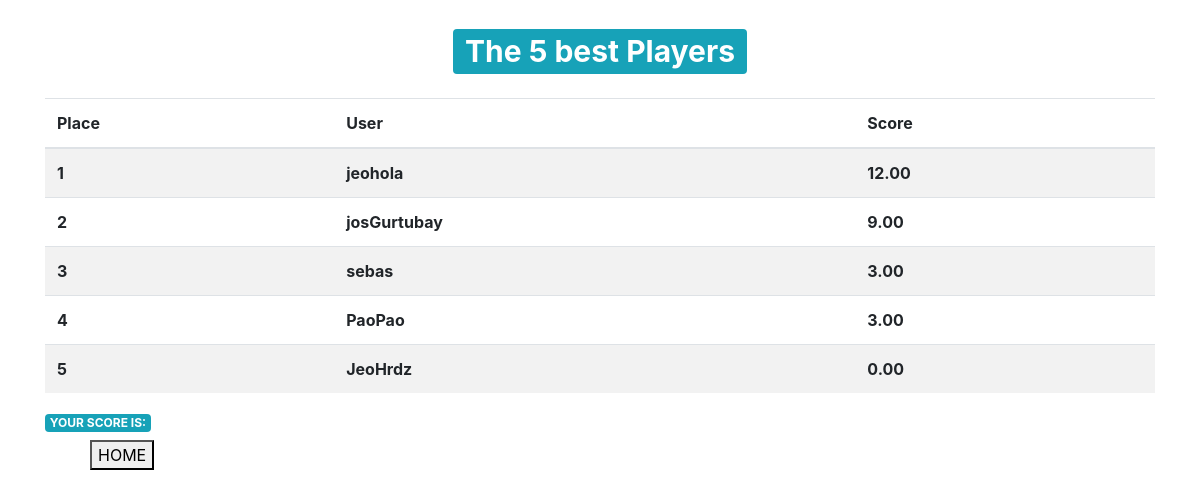
/tablero/, run on an earlier commit of the app's database.
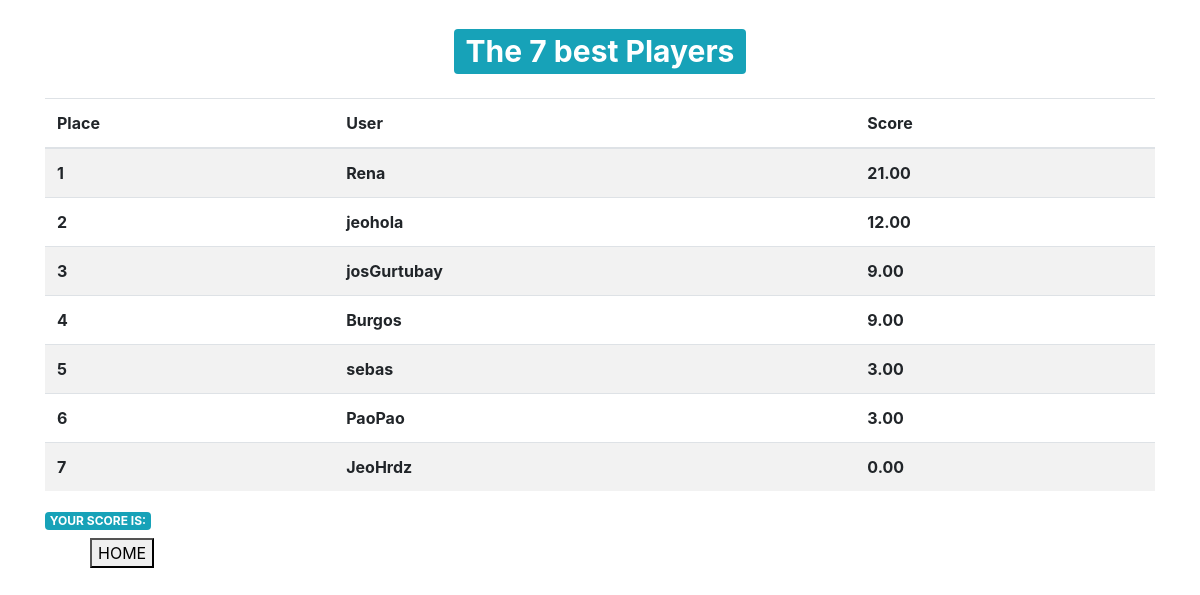
And on a later commit of the database.
### Quiz/models.py (models this page shows, shortened)
class QuizUsuario(models.Model):
    usuario = models.OneToOneField(User, on_delete=models.CASCADE)
    puntaje_total = models.DecimalField(verbose_name='Puntaje Total', default=0, decimal_places=2, max_digits=10)

### Quiz/views.py (the view)
# urls.py: path('tablero/', tablero, name='tablero'),
def tablero(request):
	total_usaurios_quiz = QuizUsuario.objects.order_by('-puntaje_total')[:10]
	contador = total_usaurios_quiz.count()
	context = {
		'usuario_quiz':total_usaurios_quiz,
		'contar_user':contador
	}
	return render(request, 'play/tablero.html', context)

### Template/play/tablero.html (shortened to what this page needs)
{% extends 'base.html' %}
{% block contenido %}
<div class="container">
    <h1 class="text-center my-4">
        <span class="badge badge-info">
            The {{contar_user}} best Players
        </span>
    </h1>
    <table class="table table-striped table bodered">
        <thead>
            <tr>
                <th>Place</th>
                <th>User</th>
                <th>Score</th>
            </tr>
        </thead>
        <tbody>
            {% for user_quiz in usuario_quiz %}
            <tr>
                <th>{{forloop.counter}}</th>
                <th>{{user_quiz.usuario.username}}</th>
                <th>{{user_quiz.puntaje_total}}</th>
            </tr>
            {% endfor %}
        </tbody>
    </table>
    <h2 class="badge badge-info">YOUR SCORE IS:</h2>
</div>
    <a href="{% url 'inicio' %}">
		<button style="margin-left: 90px;">
			HOME
		</button>
	</a>
{% endblock %}

### Template/base.html (shortened to what this page needs)
<!DOCTYPE html>
<html lang="en">
<head>
    <link rel="stylesheet" href="https://maxcdn.bootstrapcdn.com/bootstrap/4.0.0-beta.2/css/bootstrap.min.css">
    <link rel="stylesheet" href="https://maxcdn.bootstrapcdn.com/font-awesome/4.7.0/css/font-awesome.min.css">
    <link rel="stylesheet" href="https://maxcdn.bootstrapcdn.com/font-awesome/4.7.0/css/font-awesome.min.css">
</head>
<body>
    {% block contenido %}
    {% endblock %}
</body>
</html>

What changed in the data, as far as the page shows it:
added QuizUsuario: usuario.username "Rena", puntaje_total "21.00"
added QuizUsuario: usuario.username "Burgos", puntaje_total "9.00"
Also different on the page:
{{ contar_user }}: "5" → "7"
